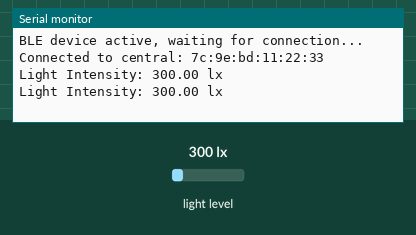
This sketch was run on a simulated Arduino Nano 33 IoT. On the bench: the last lines printed to the serial monitor. Inputs (shaded band) come from the test bench; at power-on: light level 300 lx. Nothing arrives over Bluetooth unless stated; a phone connects over Bluetooth LE 3 s after start.

Above: at 4.8 s.
4.9 s: light level set to 40 lx
At 5.8 s:
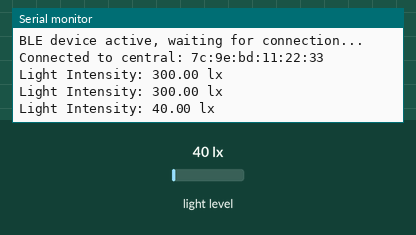
6.5 s: light level set to 500 lx
At 7.5 s:
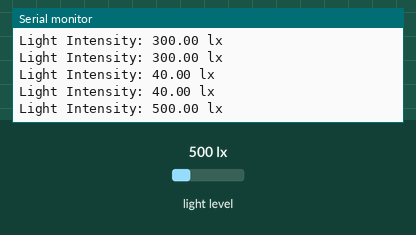
Timing chart, 0 to 9.5 s (numbered marks = the images above; inputs shaded):
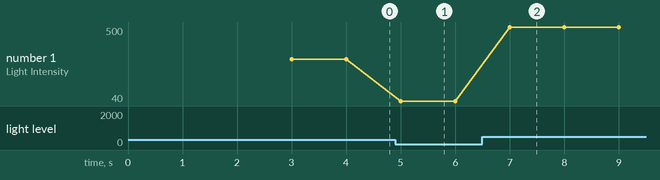

The sketch:

Task8HD.ino
```cpp
#include <ArduinoBLE.h>
#include <Wire.h>
#include <BH1750.h>

// Define a custom BLE service with a UUID
BLEService customService("f47ac10b-58cc-4372-a567-0e02b2c3d479");
// Create a BLE characteristic for sending data, with read and notify properties
BLEStringCharacteristic customCharacteristic("f47ac10b-58cc-4372-a567-0e02b2c3d480", BLERead | BLENotify, 20);
// Initialize the BH1750 light sensor with its I2C address
BH1750 lightSensor(0x23);

unsigned long lastMeasurementTime = 0;           // Timestamp of the last light measurement
const unsigned long measurementInterval = 1000;  // Interval for taking measurements in milliseconds

void setup() {
  Serial.begin(9600);  // Start serial communication at 9600 baud rate

  // Initialize I2C communication and the light sensor
  Wire.begin();
  lightSensor.begin();

  BLE.begin();  // Initialize BLE
  // Check if BLE initialization was successful
  if (!BLE.begin()) {
    Serial.println("Failed to initialize BLE!");
    while (1);  // Halt execution if BLE initialization fails
  }

  // Set the local name for the BLE device and advertise the custom service
  BLE.setLocalName("Nano33IoT");
  BLE.setAdvertisedService(customService);

  // Add the characteristic to the custom service
  customService.addCharacteristic(customCharacteristic);

  // Add the custom service to the BLE stack
  BLE.addService(customService);

  // Start advertising the BLE service
  BLE.advertise();

  Serial.println("BLE device active, waiting for connection...");
}

void loop() {
  // Wait for a central device (e.g., a smartphone) to connect
  BLEDevice central = BLE.central();

  if (central) {
    Serial.print("Connected to central: ");
    Serial.println(central.address());  // Print the address of the connected central device

    // Continue as long as the central device is connected
    while (central.connected()) {
      // Check if it's time for the next light measurement
      if (millis() - lastMeasurementTime >= measurementInterval) {
        lastMeasurementTime = millis();  // Update the last measurement timestamp

        // Read the light level from the sensor
        float lux = lightSensor.readLightLevel();

        // Verify if the reading was successful
        if (lux >= 0) {
          Serial.print("Light Intensity: ");
          Serial.print(lux);
          Serial.println(" lx");  // Output the light intensity in lux

          // Convert the light intensity to a String for BLE transmission
          String luxString = String((int)lux); // Convert lux value to a String

          // Send the light intensity value over BLE
          customCharacteristic.writeValue(luxString);
        } else {
          Serial.println("Failed to read light level.");  // Output error if reading fails
        }
      }

      BLE.poll();  // Poll BLE events
    }

    Serial.println("Disconnected from central");  // Indicate disconnection from the central device
  }

  BLE.poll();  // Poll BLE events when not connected
}
```

Measured:
- after the input at 4.9 s, the serial monitor: prints a new line after 0.10 s (image 1)
- after the input at 6.5 s, the serial monitor: prints a new line after 0.50 s (image 2)
- plotted number 1: 300 → 40 after the input at 4.9 s, 40 → 500 after the input at 6.5 s
